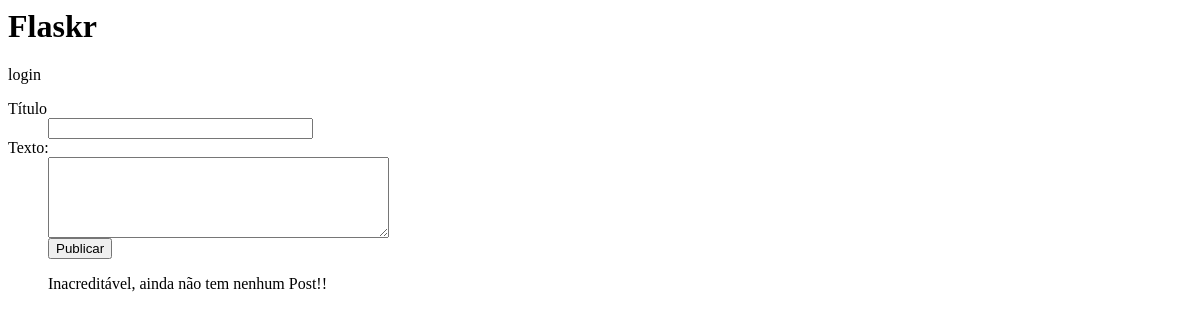
Before: / with the older database file.
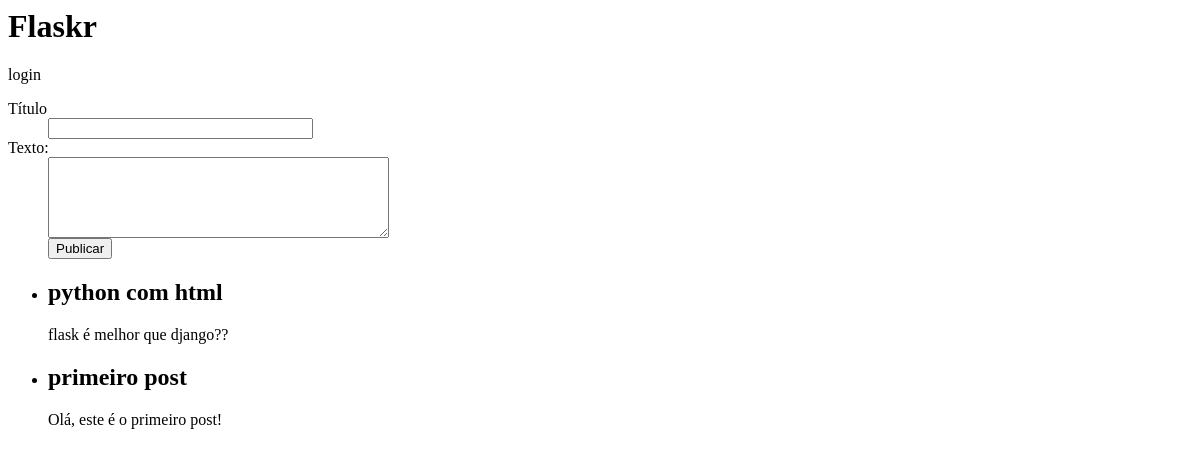
After: the same page with the newer database file.
### tables this page shows
CREATE TABLE entradas(
    id integer primary key autoincrement,
    titulo string not null,
    texto string not null
);

### flaskr.py (the view)
@app.route('/')
def index():
    sql = 'SELECT titulo, texto from entradas order by id desc'
    cur = g.db.execute(sql)
    entradas = [dict(titulo=titulo, texto=texto) for titulo, texto in cur.fetchall()]
    return render_template('index.html', entradas=entradas)

### flaskr.py (called while the page is built)
def connect_db():
    return sqlite3.connect(DATABASE)

@app.before_request
def before():
    g.db = connect_db()

@app.teardown_request
def after(exception):
    g.db.close()

### templates/index.html
{% extends 'layout.html' %}
{% block body %}
    <form method="POST" action="/inserir">
        <dl>
            <dt>Título
                <dd><input type='text' size='30' name='titulo'></dd></dt>
            <dt>Texto:
                <dd><textarea rows='5' cols='40' name='texto'></textarea></dd>
                <dd><input type="submit", value="Publicar"></dd>
            </dt>
        </dl>
    </form>
    <ul>
        {% for entrada in entradas %}
            <li><h2>{{ entrada.titulo }}</h2> {{ entrada.texto }}</li>
        {% else %}
            <p>Inacreditável, ainda não tem nenhum Post!!</p>
        {% endfor %}
    </ul>
{% endblock %}

### templates/layout.html
<html>
    <head>
    </head>
    <body>
        <div>
            <h1>Flaskr</h1>
            <div>
                <a>login</a>
            </div>
            <div>
                {% block body%}{% endblock %}
            </div>
        </div>
    </body>
</html>

Changed rows visible on the page:
added entradas: titulo "python com html", texto "flask é melhor que django??"
added entradas: titulo "primeiro post", texto "Olá, este é o primeiro post!"
Other visible differences:
text no longer shown: "Inacreditável, ainda não tem nenhum Post!!"
